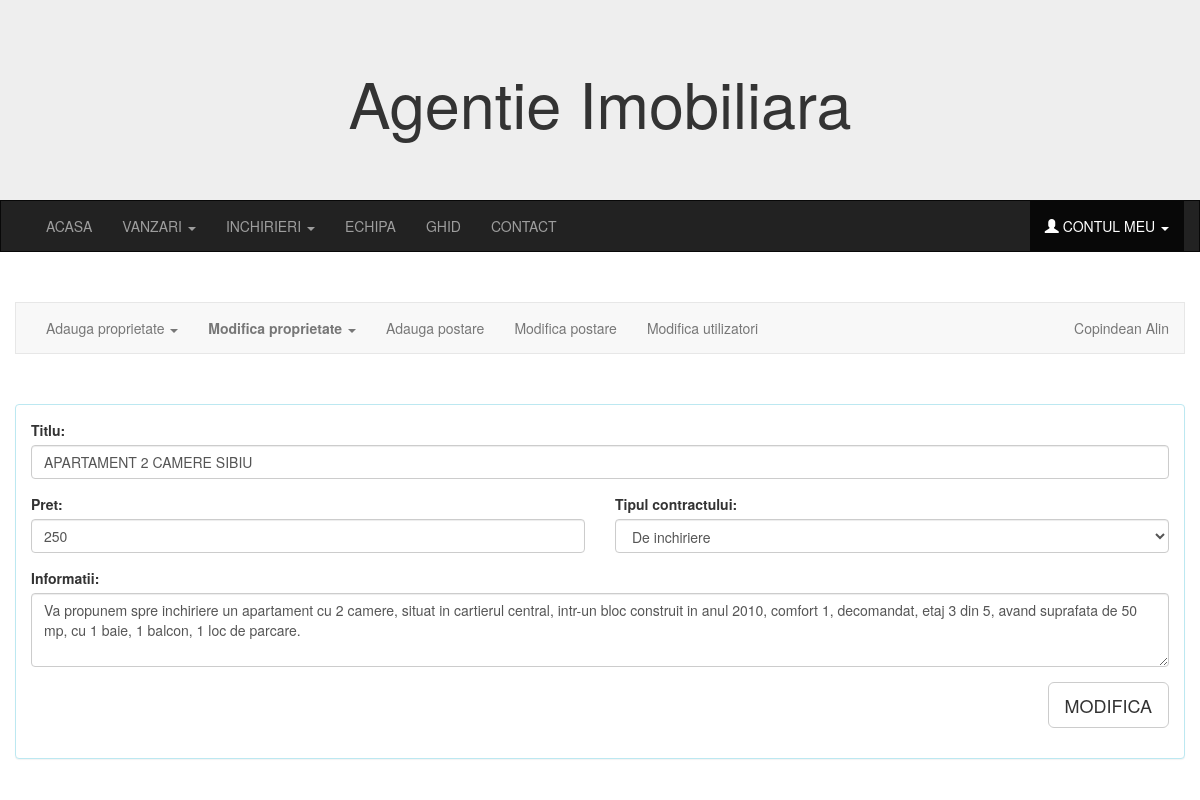
/mod_apartament.php?id_apartament=2 (signed in), run on the app's committed database.
### tables this page shows
CREATE TABLE `useri` (
  `id_user` int(11) unsigned NOT NULL AUTO_INCREMENT,
  `nume` varchar(50) NOT NULL DEFAULT '',
  `prenume` varchar(50) NOT NULL DEFAULT '',
  `telefon` varchar(15) NOT NULL DEFAULT '',
  `email` varchar(60) NOT NULL DEFAULT '',
  `password` varchar(500) NOT NULL DEFAULT '',
  `admin` binary(2) DEFAULT '0\0',
  `avatar` varchar(255) DEFAULT NULL,
  PRIMARY KEY (`id_user`)
);

CREATE TABLE `apartamente` (
  `id_apartament` int(11) NOT NULL AUTO_INCREMENT,
  `titlu` varchar(255) DEFAULT NULL,
  `camere` int(10) unsigned NOT NULL DEFAULT '0',
  `pret` bigint(20) unsigned NOT NULL DEFAULT '0',
  `localitate` varchar(60) NOT NULL DEFAULT '',
  `an_constructie` int(10) unsigned NOT NULL DEFAULT '0',
  `id_agent` int(11) unsigned NOT NULL DEFAULT '0',
  `suprafata` varchar(15) DEFAULT NULL,
  `info` varchar(500) DEFAULT NULL,
  `Etaj` varchar(10) DEFAULT '-',
  `tip_contract` varchar(255) NOT NULL DEFAULT '',
  PRIMARY KEY (`id_apartament`),
  KEY `id_agent` (`id_agent`),
  CONSTRAINT `apartamente_ibfk_1` FOREIGN KEY (`id_agent`) REFERENCES `useri` (`id_user`) ON DELETE CASCADE ON UPDATE CASCADE
);

### mod_apartament.php (the view, shortened to what this page needs)
<!DOCTYPE html>
<html>
<head>
  <link rel="stylesheet" href="https://maxcdn.bootstrapcdn.com/bootstrap/3.3.7/css/bootstrap.min.css">
  <link rel="stylesheet" href="style.css">
</head>
<body>
<div class="jumbotron">
  <div class="container text-center">
    <h1>Agentie Imobiliara</h1>
  </div>
</div>
<nav class="navbar navbar-inverse">
  <div class="container-fluid">
    <div class="collapse navbar-collapse" id="myNavbar">
      <ul class="nav navbar-nav">
        <li ><a href="index.php">ACASA</a></li>
        <li class="dropdown">
        <a class="dropdown-toggle" data-toggle="dropdown" href="#">VANZARI
        <span class="caret"></span></a>
      </li>
      <li class="dropdown">
        <a class="dropdown-toggle" data-toggle="dropdown" href="#">INCHIRIERI
        <span class="caret"></span></a>
      </li>
        <li><a href="echipa.php">ECHIPA</a></li>
        <li><a href="ghid.php">GHID</a></li>
        <li><a href="contact.php">CONTACT</a></li>
      </ul>
      <ul class="nav navbar-nav navbar-right">
        <li class="active" class="dropdown" >
        <a class="dropdown-toggle" data-toggle="dropdown" href="#"><span class="glyphicon glyphicon-user"></span> CONTUL MEU
        <span class="caret"></span></a>
      </ul>
    </div>
  </div>
</nav>
<div class="container">
                        <?php
                        require("mysql.php");
                        $admin=0;
                        if(isset($_SESSION['id_user']))
                            {
                              $query = "SELECT nume,prenume,admin FROM useri where id_user=".$_SESSION['id_user'];
                              $rezultat1 = mysqli_query($conexiune, $query) or die ('Eroare');
                               while($row = mysqli_fetch_array($rezultat1))
                              {
                                $admin=$row["admin"];
                                $numeadmin=$row["nume"];
                                $prenumeadmin=$row["prenume"];
                                }
                              if($admin!=0)
                              {
                        ?>
<div class="row">
  <nav class="navbar navbar-default">
  <div class="container-fluid">
    <ul class="nav navbar-nav">
      <li class="dropdown">
        <a class="dropdown-toggle" data-toggle="dropdown" href="#">Adauga proprietate
        <span class="caret"></span></a>
      </li>
      <li class="active-admin" class="dropdown">
        <a class="dropdown-toggle" data-toggle="dropdown" href="#">Modifica proprietate
        <span class="caret"></span></a>
      </li>
      <li><a href="adauga_postare.php">Adauga postare</a></li>
      <li ><a href="modifica_postare.php">Modifica postare</a></li>
      <li ><a href="modifica_useri.php">Modifica utilizatori</a></li>
    </ul>
    <ul class="nav navbar-nav navbar-right">
        <li><a href="admin.php"><?php echo $numeadmin." ".$prenumeadmin;?></a></li>
      </ul>
  </div>
</nav>
</div>
</div>
<div class="container">
  <div class="row">
      <?php
                    if (isset($_GET['id_apartament'])) {
                        $id_apartament = $_GET['id_apartament'];
                        require("mysql.php");
                        if (isset($_POST['submit'])) {
                            $query = "UPDATE apartamente
                                SET titlu='".$_POST['titlu']."',
                                 pret='". $_POST['pret'] ."',
                                 tip_contract='". $_POST['tip_contract'] ."',
                                 info='". $_POST['info'] ."'
                                 WHERE id_apartament=".$id_apartament;
                            $result=mysqli_query($conexiune, $query);
                            if (!$result) {
                              echo mysqli_error($conexiune);
                            } else {
                              echo "<h2>Modificare efectuată cu success!</h2>";
                                echo "<p>Înapoi la <a href='modifica_apartamente.php'>Lista de apartamente</a>";
                            }
                        } else {
                            $query = "SELECT *
                                FROM apartamente
                                WHERE apartamente.id_apartament=".$id_apartament;
                            $rezultat = mysqli_query($conexiune, $query) or die ('Eroare');
                            $row=mysqli_fetch_assoc($rezultat);
                            ?>
                            <div class="panel panel-info">
                            <div class="panel-body">
                            <form id="editApartament" action="mod_apartament.php?id_apartament=<?=$id_apartament?>" method="post">
                                <div class="row">
                                    <div class="col-sm-12 form-group">
                                        <label >
                                          Titlu:</label>
                                            <input type="text" class="form-control" id="titlu" name="titlu" required="" value="<?=$row["titlu"]?>">
                                  </div></div>
                                  <div class="row">
                                    <div class="col-sm-6 form-group">
                                        <label >
                                          Pret:</label>
                                            <input type="number" class="form-control" id="pret" name="pret" required="" value="<?=$row["pret"]?>">
                                  </div>
                                      <div class="col-sm-6 form-group">
                                    <label for="tip_teren">Tipul contractului:</label>
                                         <select class="form-control" id="tip_contract" name="tip_contract" value="<?=$row["tip_contract"]?>">
                                                  <option><?=$row["tip_contract"]?></option>
                                          </select>
                                </div>
                                </div>
                                <div class="row">
                                   <div class="col-sm-12 form-group">
                                    <label for="comment">Informatii:</label>
                                  <textarea class="form-control" rows="3" id="info" name="info" required="" value="<?=$row["info"]?>"><?php echo $row["info"]; ?></textarea>
                                </div>
                            </div>
                              <div class="row">
                         <div class="col-sm-12 form-group">
                    <button type="submit" class="btn btn-lg btn-default pull-right" id="submit" value="Submit" name="submit">MODIFICA</button>
                </div>
            </div>
                            </form>
                          </div>
                        </div>
                            <?php
                        }
                    } else {
                        echo "<p>Lipsă paramentru (nu știu ce client să modific)</p>";
                        echo "<p>Mergeți înapoi la <a href='modifica_apartamente.php'>Lista de apartamente</a> și selectați unul</p>";
                    }
                ?>
  </div>
   <?php
}
else
                          {echo "<h2>Nu ai acces la aceasta pagina!</h2>";
                          echo "<p>Înapoi la <a href='index.php'>prima pagina</a>"; }
}
                        else
                          {echo "<h2>Nu ai acces la aceasta pagina!</h2>";
                          echo "<p>Înapoi la <a href='index.php'>prima pagina</a>"; }
?>
  </div>
</body>
</html>

### style.css (style rules this page uses)
.navbar { margin-bottom: 50px; border-radius: 0; }
.jumbotron { margin-bottom: 0; }
.active-admin { font-weight: bold; }

### data on the page
useri: nume "Copindean", prenume "Alin"
apartamente: titlu "APARTAMENT 2 CAMERE SIBIU", pret "250", tip_contract "De inchiriere", info "Va propunem spre inchiriere un apartament cu 2 camere, situat in cartierul central, intr-un bloc construit in anul 2010, comfort 1, decomandat, etaj 3 din 5, avand suprafata de 50 mp, cu 1 baie, 1 balcon, 1 loc de parcare."
